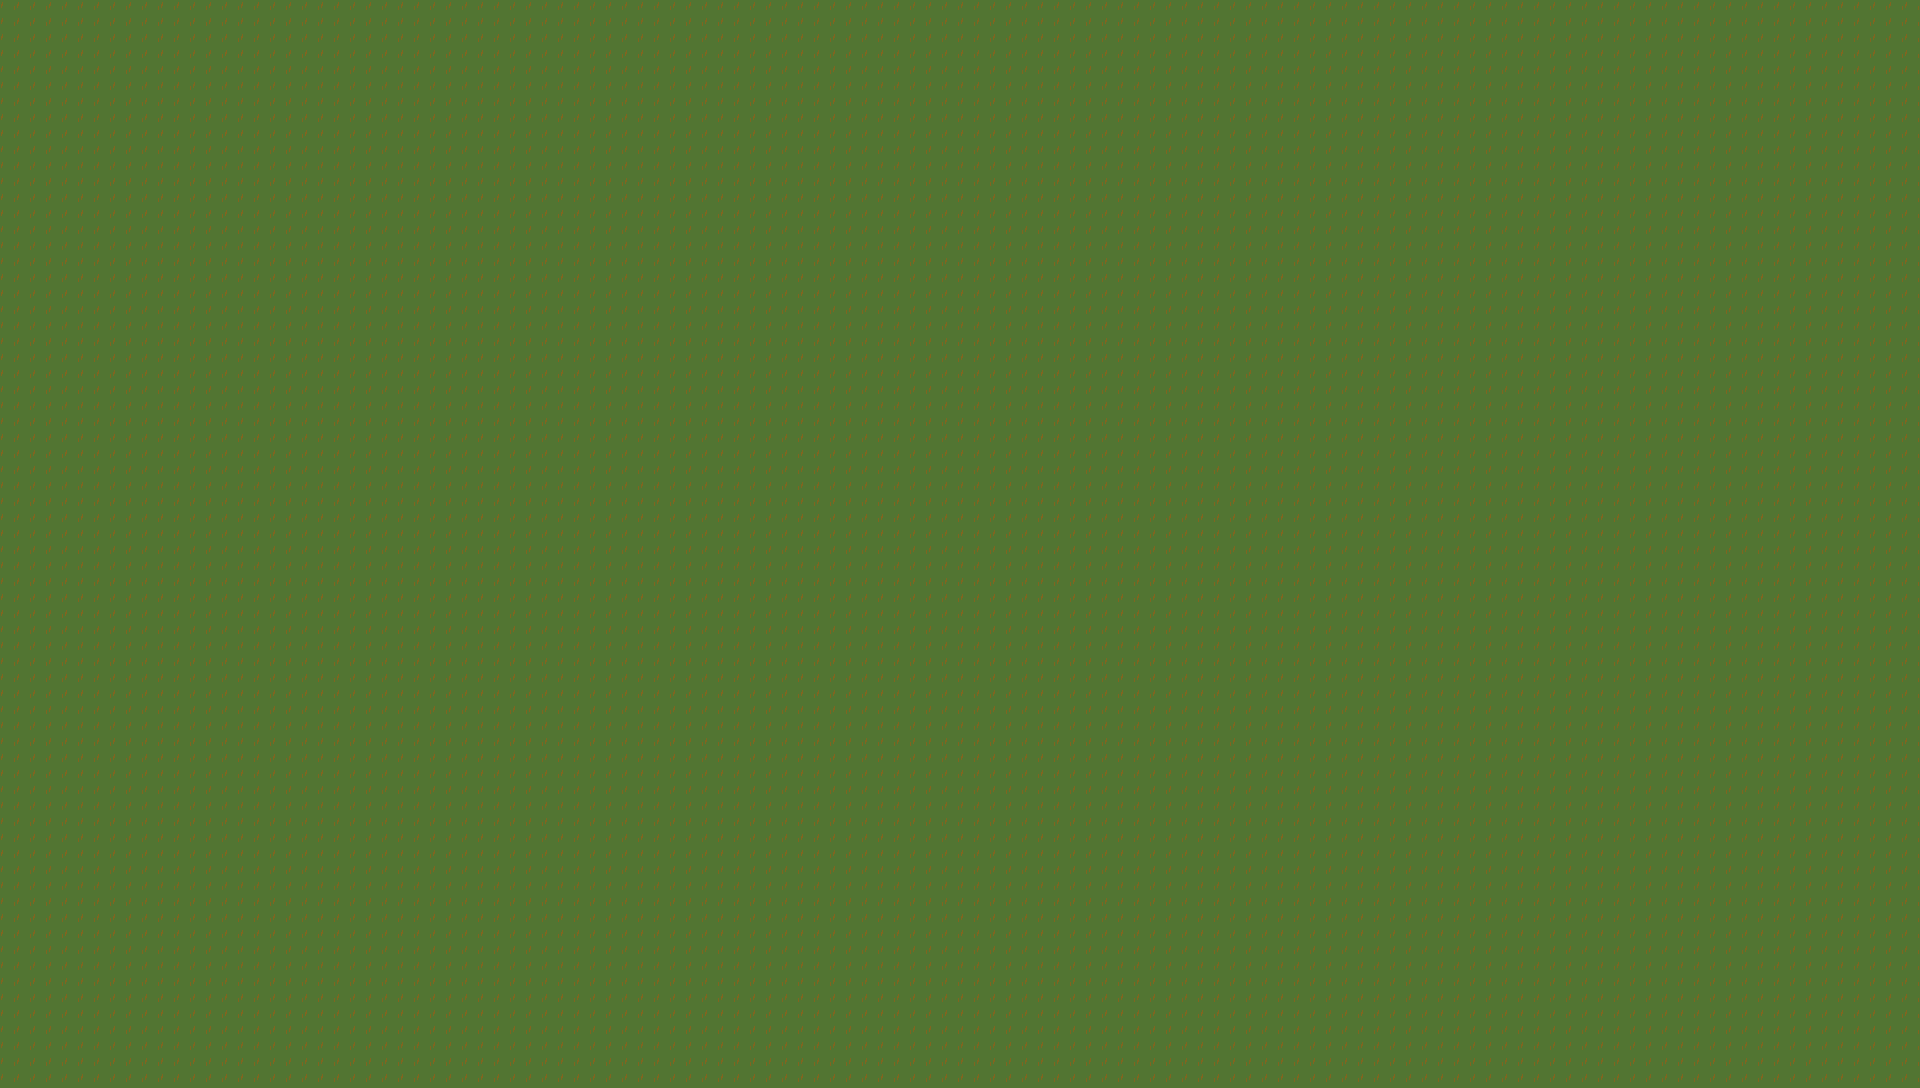

A 2D game scene composited from a Tiled map and its tileset images. What follows is a short description and the map's XML, with each tile layer's data collapsed to a summary:
An orthogonal 120x68 tile map with 16x16 px tiles, 1 tile layer (Tile Layer 1).

<map version="1.10" tiledversion="1.10.2" orientation="orthogonal" renderorder="right-down" width="120" height="68" tilewidth="16" tileheight="16" infinite="0" nextlayerid="2" nextobjectid="1">
 <editorsettings>
  <export target="testMap.lua" format="lua" />
 </editorsettings>
 <tileset firstgid="1" name="testTiles" tilewidth="16" tileheight="16" tilecount="440" columns="22">
  <image source="Ground tileset/Dark-grass-tileset.png" width="365" height="331" />
 </tileset>
 <layer id="1" name="Tile Layer 1" width="120" height="68">
  <data>[8160 cells, 8160 non-empty, 1 distinct tile ids]</data>
 </layer>
</map>
